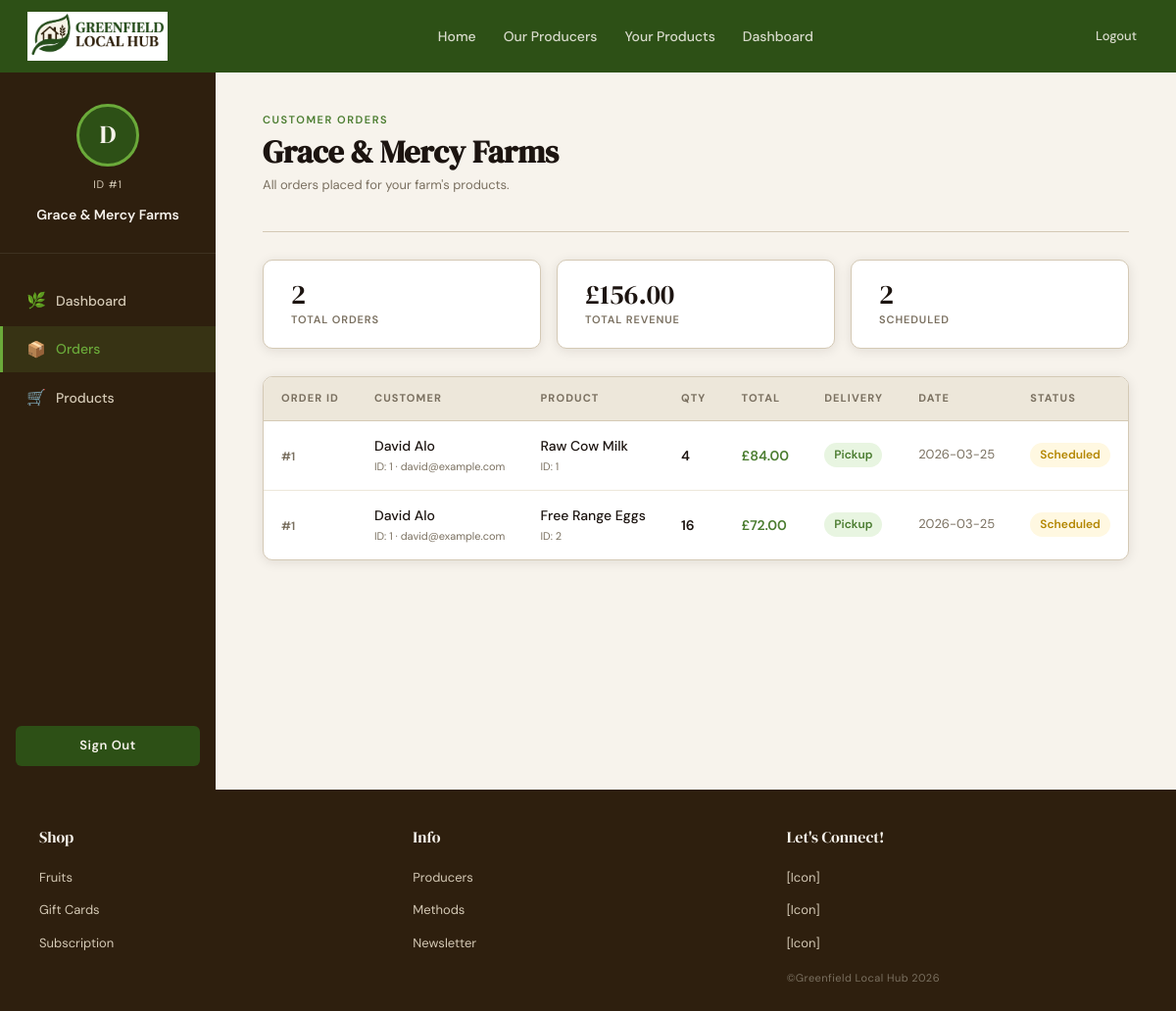
Page /producer-orders (signed in) on the committed database.
### tables this page shows
CREATE TABLE producers (
                producer_id INTEGER PRIMARY KEY AUTOINCREMENT,
                user_id INTEGER NOT NULL UNIQUE,
                farm_name TEXT NOT NULL,
                description TEXT NOT NULL,
                image_path TEXT,
                FOREIGN KEY (user_id) REFERENCES user (user_id));

CREATE TABLE order_items (
                order_item_id INTEGER PRIMARY KEY AUTOINCREMENT,
                order_id INTEGER NOT NULL,
                quantity INTEGER NOT NULL,
                product_id INTEGER  NOT NULL,
                FOREIGN KEY (order_id) REFERENCES orders (order_id),
                FOREIGN KEY (product_id) REFERENCES products (product_id));

CREATE TABLE orders (
                order_id INTEGER PRIMARY KEY AUTOINCREMENT,
                user_id INTEGER NOT NULL,
                collection_date TEXT,
                delivery_method TEXT CHECK(delivery_method IN ('pickup', 'deliver')),
                status TEXT NOT NULL DEFAULT 'Scheduled',
                FOREIGN KEY (user_id) REFERENCES user (user_id));

CREATE TABLE user (
                user_id INTEGER PRIMARY KEY AUTOINCREMENT,
                full_name TEXT NOT NULL,
                email TEXT NOT NULL UNIQUE,
                password_hash TEXT NOT NULL,
                loyalty_point INTEGER DEFAULT 0,
                is_producer INTEGER NOT NULL DEFAULT 0 CHECK(is_producer IN (0,1)),
                failed_attempts INTEGER DEFAULT 0,
                locked_until TEXT DEFAULT NULL,
                created_at TEXT DEFAULT CURRENT_TIMESTAMP);

CREATE TABLE products (
                product_id INTEGER PRIMARY KEY AUTOINCREMENT,
                producer_id INTEGER NOT NULL,
                product_name TEXT NOT NULL,
                price REAL NOT NULL,
                stock_level INTEGER NOT NULL,
                image_path TEXT,
                FOREIGN KEY (producer_id) REFERENCES producers (producer_id));

### app.py (the view)
@app.route("/producer-orders")
def producer_orders():
    if 'user_id' not in session or not session.get('is_producer'):
        flash("Access denied", "error")
        return redirect('/')
    conn = None
    try:
        conn = get_db()
        cursor = conn.cursor()
        cursor.execute("SELECT * FROM producers WHERE user_id = ?", (session['user_id'],))
        producer = cursor.fetchone()
        if not producer:
            flash("Producer profile not found", "error")
            return redirect('/')
        cursor.execute("""
            SELECT
                o.order_id,
                o.collection_date,
                o.delivery_method,
                o.status,
                oi.quantity,
                p.product_id,
                p.product_name,
                p.price,
                (oi.quantity * p.price) AS total_price,
                u.user_id,
                u.full_name,
                u.email
            FROM orders o
            JOIN order_items oi ON o.order_id = oi.order_id
            JOIN products p ON oi.product_id = p.product_id
            JOIN user u ON o.user_id = u.user_id
            WHERE p.producer_id = ?
            ORDER BY o.order_id DESC
        """, (producer['producer_id'],))
        orders = cursor.fetchall()
        return render_template("producer_orders.html", producer=producer, orders=orders)
    except sqlite3.Error as error:
        return f"Database error: {error}"
    finally:
        if conn:
            conn.close()

### app.py (called while the page is built)
def get_db():
        conn = sqlite3.connect('GLH.db')
        conn.row_factory = sqlite3.Row
        return conn

@app.context_processor
def inject_csrf_token():
    return dict(csrf_token=generate_csrf)

### templates/producer_orders.html (shortened to what this page needs)
{% extends "base.html" %}
{% block content %}
<div class="pd-wrap">
  <aside class="pd-sidebar">
    <div class="pd-profile">
      <div class="pd-avatar">
        {{ session.user_name[0] | upper if session.user_name else 'P' }}
      </div>
      <span class="pd-producer-id">ID #{{ producer.producer_id }}</span>
      <span class="pd-farm-name">{{ producer.farm_name }}</span>
    </div>
    <ul class="pd-nav">
      <li>
        <a href="/producer-dashboard">
          <span class="icon">🌿</span>
          <span>Dashboard</span>
        </a>
      </li>
      <li>
        <a href="/producer-orders" class="active">
          <span class="icon">📦</span>
          <span>Orders</span>
        </a>
      </li>
      <li>
        <a href="/your-products">
          <span class="icon">🛒</span>
          <span>Products</span>
        </a>
      </li>
    </ul>
    <div class="pd-signout">
      <a href="/logout">Sign Out</a>
    </div>
  </aside>
  <main class="pd-main">
    <div class="pd-page-header">
      <h2>Customer Orders</h2>
      <h1>{{ producer.farm_name }}</h1>
      <p>All orders placed for your farm's products.</p>
    </div>
    <hr class="pd-divider">
    <div class="po-stats">
      <div class="po-stat-card">
        <span class="po-stat-value">{{ orders | length }}</span>
        <span class="po-stat-label">Total Orders</span>
      </div>
      <div class="po-stat-card">
        <span class="po-stat-value">
          £{{ "%.2f" | format(orders | sum(attribute='total_price')) }}
        </span>
        <span class="po-stat-label">Total Revenue</span>
      </div>
      <div class="po-stat-card">
        <span class="po-stat-value">
          {{ orders | selectattr('status', 'equalto', 'Scheduled') | list | length }}
        </span>
        <span class="po-stat-label">Scheduled</span>
      </div>
    </div>
    <div class="pd-table-wrap" style="margin-top: 28px;">
      {% if orders %}
      <table class="pd-table">
        <thead>
          <tr>
            <th>Order ID</th>
            <th>Customer</th>
            <th>Product</th>
            <th>Qty</th>
            <th>Total</th>
            <th>Delivery</th>
            <th>Date</th>
            <th>Status</th>
          </tr>
        </thead>
        <tbody>
          {% for order in orders %}
          <tr>
            <td>
              <span style="font-weight:600; color:var(--stone); font-size:12px;">
                #{{ order.order_id }}
              </span>
            </td>
            <td>
              <div style="display:flex; flex-direction:column; gap:2px;">
                <span style="font-weight:500;">{{ order.full_name }}</span>
                <span style="font-size:11px; color:var(--stone);">ID: {{ order.user_id }} · {{ order.email }}</span>
              </div>
            </td>
            <td>
              <div style="display:flex; flex-direction:column; gap:2px;">
                <span style="font-weight:500;">{{ order.product_name }}</span>
                <span style="font-size:11px; color:var(--stone);">ID: {{ order.product_id }}</span>
              </div>
            </td>
            <td style="font-weight:600;">{{ order.quantity }}</td>
            <td style="font-weight:600; color:var(--leaf);">
              £{{ "%.2f" | format(order.total_price) }}
            </td>
            <td>
              <span class="po-method po-method-{{ order.delivery_method }}">
                {{ order.delivery_method | capitalize }}
              </span>
            </td>
            <td style="font-size:13px; color:var(--stone);">
              {{ order.collection_date[:10] if order.collection_date else '—' }}
            </td>
            <td>
              <span class="po-status po-status-{{ order.status | lower }}">
                {{ order.status }}
              </span>
            </td>
          </tr>
          {% endfor %}
        </tbody>
      </table>
      {% else %}
      <div class="pd-empty">
        <div class="pd-empty-icon">📭</div>
        <p>No orders yet. Orders will appear here when customers purchase your products.</p>
      </div>
      {% endif %}
    </div>
  </main>
</div>
{% endblock %}

### rows in the picture
producers: producer_id "1", farm_name "Grace & Mercy Farms"
order_items: order_id "1", full_name "David Alo", user_id "1", email "david@example.com", product_name "Raw Cow Milk", product_id "1", quantity "4", total_price "84.00", delivery_method "Pickup", collection_date "2026-03-25", status "Scheduled"
order_items: order_id "1", full_name "David Alo", user_id "1", email "david@example.com", product_name "Free Range Eggs", product_id "2", quantity "16", total_price "72.00", delivery_method "Pickup", collection_date "2026-03-25", status "Scheduled"

### other values in the picture
{{ session.user_name[0] | upper if session.user_name else 'P' }} "D"
{{ orders | length }} "2"
{{ "%.2f" | format(orders | sum(attribute='total_price')) }} "156.00"
{{ orders | selectattr('status', 'equalto', 'Scheduled') | list | length }} "2"
